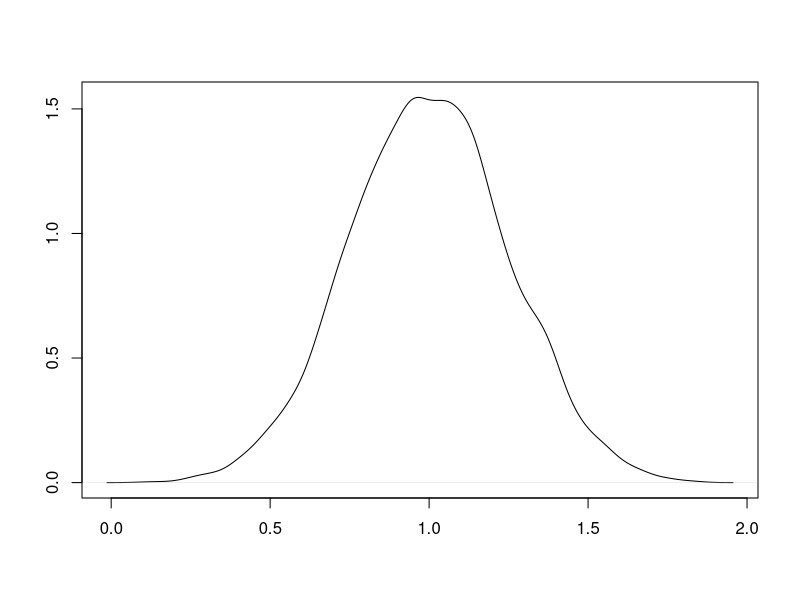

Source code (R):
## ---- chunk 1

x<-rnorm(n=10000, mean=1, sd=.25)
plot(density(x), type='l', main='', ylab='', xlab='')
## ---- chunk 2
name <- "madeline"
## ---- chunk 3
print("Potatos have no bones")
